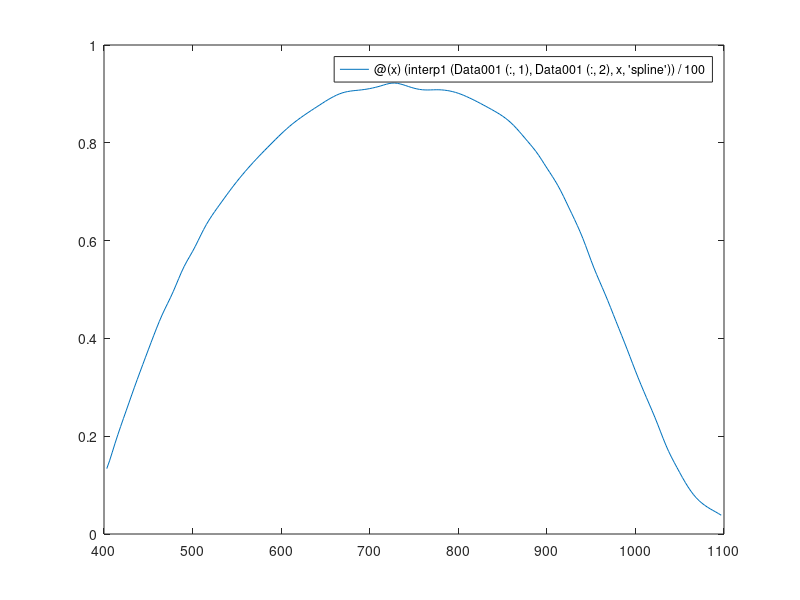

Write the MATLAB code that produced this figure.

clear, clc

load("Data001")

% hold on
% plot(Data001(:, 1), Data001(:, 2)/100,"o")

funct = @(x) (interp1(Data001(:, 1), Data001(:, 2), x, 'spline'))/100;
fplot(funct, [400, 1100])

